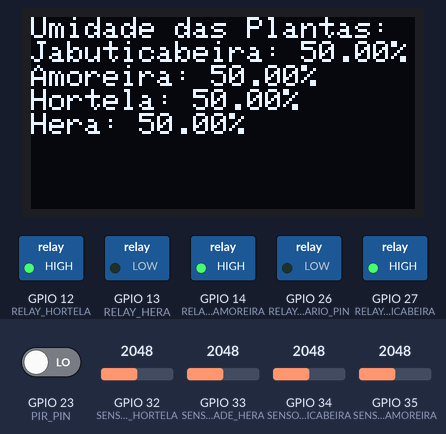
The program below on a simulated ESP32. Shown: 128×64 one-colour display, switched loads named in the program (green lamp = pin HIGH). The inputs (shaded band) are chosen by the test bench; at power-on: GPIO 23 (PIR_PIN) LOW, GPIO 32 (SENSOR_UMIDADE_HORTELA) = 2048, GPIO 33 (SENSOR_UMIDADE_HERA) = 2048, GPIO 34 (SENSOR_UMIDADE_JABUTICABEIRA) = 2048, GPIO 35 (SENSOR_UMIDADE_AMOREIRA) = 2048.

Above: at 5.1 s.
Timing chart, 0 to 6.6 s (numbered marks = the images above):
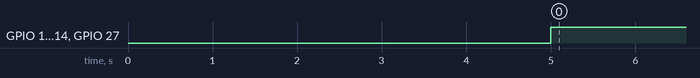

Measured:
- by itself, GPIO 12 (RELAY_HORTELA), GPIO 14 (RELAY_AMOREIRA), GPIO 27 (RELAY_JABUTICABEIRA): LOW → HIGH at 5.0 s

The program:

main.cpp
```cpp
#include <Wire.h>
#include <Adafruit_GFX.h>
#include <Adafruit_SSD1306.h>
#include <Adafruit_Sensor.h>
#include <DHT.h>

// Definições do display OLED
#define SCREEN_WIDTH 128
#define SCREEN_HEIGHT 64
Adafruit_SSD1306 display(SCREEN_WIDTH, SCREEN_HEIGHT, &Wire, -1);

// Pinos para sensores de umidade (um para cada planta)
#define SENSOR_UMIDADE_JABUTICABEIRA 34
#define SENSOR_UMIDADE_AMOREIRA 35
#define SENSOR_UMIDADE_HORTELA 32
#define SENSOR_UMIDADE_HERA 33

// Pinos para relés (um para cada planta e sanitário)
#define RELAY_SANITARIO_PIN 26  // Relé do sanitário
#define RELAY_JABUTICABEIRA 27  // Relé da Jabuticabeira
#define RELAY_AMOREIRA 14       // Relé da Amoreira
#define RELAY_HORTELA 12        // Relé da Hortelã
#define RELAY_HERA 13           // Relé da Hera

// Pino do sensor PIR (presença para o sanitário)
#define PIR_PIN 23

// Ajustes de umidade para cada planta
#define LIMITE_UMIDADE_JABUTICABEIRA 60
#define LIMITE_UMIDADE_AMOREIRA 55
#define LIMITE_UMIDADE_HORTELA 65
#define LIMITE_UMIDADE_HERA 50

unsigned long previousMillis = 0;
const long interval = 5000;  // Intervalo de atualização a cada 5 segundos

// Tempos de ativação dos relés
unsigned long relayOnTimePlanta = 5000;   // Relés das plantas ativados por 5 segundos
unsigned long relayOnTimeSanitario = 10000;  // Relé do sanitário ativado por 10 segundos

// Temporizadores dos relés das plantas
unsigned long previousMillisRelay1 = 0;
unsigned long previousMillisRelay2 = 0;
unsigned long previousMillisRelay3 = 0;
unsigned long previousMillisRelay4 = 0;

// Variáveis para temporização do sanitário
unsigned long pirDetectedTime = 0;  // Momento em que o PIR detectou presença
bool sanitarioAguardando = false;   // Indica que o sanitário está aguardando para ser acionado
bool sanitarioAtivado = false;      // Indica se o relé do sanitário foi ativado

void setup() {
  // Inicializando pinos
  pinMode(PIR_PIN, INPUT);
  pinMode(RELAY_SANITARIO_PIN, OUTPUT);
  pinMode(RELAY_JABUTICABEIRA, OUTPUT);
  pinMode(RELAY_AMOREIRA, OUTPUT);
  pinMode(RELAY_HORTELA, OUTPUT);
  pinMode(RELAY_HERA, OUTPUT);

  digitalWrite(RELAY_SANITARIO_PIN, LOW);
  digitalWrite(RELAY_JABUTICABEIRA, LOW);
  digitalWrite(RELAY_AMOREIRA, LOW);
  digitalWrite(RELAY_HORTELA, LOW);
  digitalWrite(RELAY_HERA, LOW);

  // Inicializa o display OLED
  if (!display.begin(SSD1306_SWITCHCAPVCC, 0x3C)) {
    Serial.println("Falha ao inicializar o display OLED");
    for (;;) {}  // Trava se não conseguir iniciar o display
  }

  display.clearDisplay();
  display.setTextSize(1);
  display.setCursor(0, 0);
  display.println("Sistema Iniciado");
  display.display();
  delay(2000);  // Exibe mensagem inicial por 2 segundos
}

void loop() {
  unsigned long currentMillis = millis();

  // Lê o estado do sensor PIR
  int pirState = digitalRead(PIR_PIN);

  // Lê a umidade dos sensores
  float percentualJabuticabeira = map(analogRead(SENSOR_UMIDADE_JABUTICABEIRA), 0, 4095, 0, 100);
  float percentualAmoreira = map(analogRead(SENSOR_UMIDADE_AMOREIRA), 0, 4095, 0, 100);
  float percentualHortela = map(analogRead(SENSOR_UMIDADE_HORTELA), 0, 4095, 0, 100);
  float percentualHera = map(analogRead(SENSOR_UMIDADE_HERA), 0, 4095, 0, 100);

  // Alterna a exibição no display a cada X segundos
  if (currentMillis - previousMillis >= interval) {
    previousMillis = currentMillis;

    display.clearDisplay();
    display.setCursor(0, 0);
    display.println("Umidade das Plantas:");

    display.print("Jabuticabeira: ");
    display.print(percentualJabuticabeira);
    display.println("%");

    display.print("Amoreira: ");
    display.print(percentualAmoreira);
    display.println("%");

    display.print("Hortela: ");
    display.print(percentualHortela);
    display.println("%");

    display.print("Hera: ");
    display.print(percentualHera);
    display.println("%");

    // Controle de irrigação baseado nas necessidades de cada planta
    if (percentualJabuticabeira < LIMITE_UMIDADE_JABUTICABEIRA) {
      digitalWrite(RELAY_JABUTICABEIRA, HIGH);  // Ativa o relé da Jabuticabeira
      previousMillisRelay1 = currentMillis;  // Armazena o tempo de ativação
    }
    if (currentMillis - previousMillisRelay1 >= relayOnTimePlanta) {
      digitalWrite(RELAY_JABUTICABEIRA, LOW);   // Desativa o relé após 5 segundos
    }

    if (percentualAmoreira < LIMITE_UMIDADE_AMOREIRA) {
      digitalWrite(RELAY_AMOREIRA, HIGH);  // Ativa o relé da Amoreira
      previousMillisRelay2 = currentMillis;
    }
    if (currentMillis - previousMillisRelay2 >= relayOnTimePlanta) {
      digitalWrite(RELAY_AMOREIRA, LOW);   // Desativa o relé após 5 segundos
    }

    if (percentualHortela < LIMITE_UMIDADE_HORTELA) {
      digitalWrite(RELAY_HORTELA, HIGH);  // Ativa o relé da Hortelã
      previousMillisRelay3 = currentMillis;
    }
    if (currentMillis - previousMillisRelay3 >= relayOnTimePlanta) {
      digitalWrite(RELAY_HORTELA, LOW);   // Desativa o relé após 5 segundos
    }

    if (percentualHera < LIMITE_UMIDADE_HERA) {
      digitalWrite(RELAY_HERA, HIGH);  // Ativa o relé da Hera
      previousMillisRelay4 = currentMillis;
    }
    if (currentMillis - previousMillisRelay4 >= relayOnTimePlanta) {
      digitalWrite(RELAY_HERA, LOW);   // Desativa o relé após 5 segundos
    }

    display.display();  // Atualiza o display
  }

  // Lógica de controle do sanitário com base no PIR
  if (pirState == HIGH) {
    pirDetectedTime = currentMillis;  // Armazena o tempo de detecção
    sanitarioAguardando = true;       // O sanitário aguarda ser acionado
  }

  // Sanitário será ativado 1 minuto após a detecção do PIR, se o pet não estiver presente
  if (sanitarioAguardando && pirState == LOW && (currentMillis - pirDetectedTime >= 60000)) {
    digitalWrite(RELAY_SANITARIO_PIN, HIGH);  // Aciona o relé do sanitário
    sanitarioAtivado = true;
    sanitarioAguardando = false;  // Cancela a espera
  }

  // Desliga o relé do sanitário após 10 segundos
  if (sanitarioAtivado && (currentMillis - pirDetectedTime >= 60000 + relayOnTimeSanitario)) {
    digitalWrite(RELAY_SANITARIO_PIN, LOW);  // Desativa o relé
    sanitarioAtivado = false;
  }
}
```
